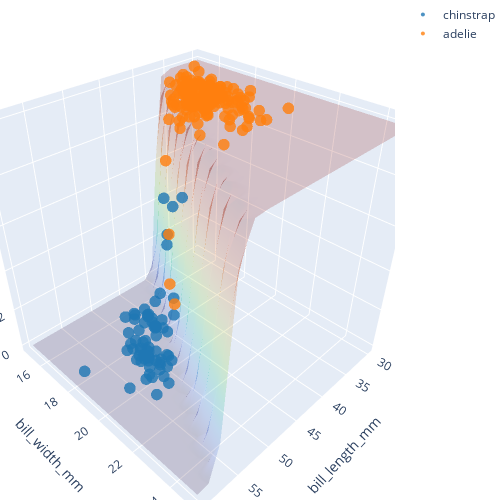

The notebook cell saved with this chart:
### Code cell
# 3d plot of the logistic regression
import plotly.graph_objects as go
fig = go.Figure(data=[go.Surface(z=Z,
                                 x=X_pl,
                                 y=y_pl,
                                 opacity=0.2,
                                 colorscale='Turbo',
                                 showscale=False),
                      go.Scatter3d(z=sig_curve(chinstrap_X),
                                   x=chinstrap_X[:,0],
                                   y=chinstrap_X[:,1],
                                   mode='markers',
                                   marker=dict(
                                       size=4,
                                       color=colors[0],
                                       opacity=0.8),
                                   name='chinstrap'
                                  ),
                      go.Scatter3d(z=sig_curve(adelie_X),
                                   x=adelie_X[:,0],
                                   y=adelie_X[:,1],
                                   mode='markers',
                                   marker=dict(
                                       size=4,
                                       color=colors[1],
                                       opacity=0.8),  
                                   name='adelie'
                      )])
fig.update_coloraxes(showscale=False)
fig.update_layout(autosize=False,
                  width=500,
                  height=500,
                  scene = dict(
                    xaxis_title='bill_length_mm',
                    yaxis_title='bill_width_mm'),
                    margin=dict(l=0, r=0, b=0, t=0)
                 )

### Figure 1 — Plotly figure (JSON) as saved in the notebook; plotly's stock layout.template omitted (floating-point values rounded to 4 significant figures; data arrays with more than 128 entries replaced by an {"elided": "..."} marker saying what was removed)
{"data": [{"colorscale": [[0, "#30123b"], [0.07143, "#4145ab"], [0.1429, "#4675ed"], [0.2143, "#39a2fc"], [0.2857, "#1bcfd4"], [0.3571, "#24eca6"], [0.4286, "#61fc6c"], [0.5, "#a4fc3b"], [0.5714, "#d1e834"], [0.6429, "#f3c63a"], [0.7143, "#fe9b2d"], [0.7857, "#f36315"], [0.8571, "#d93806"], [0.9286, "#b11901"], [1, "#7a0402"]], "opacity": 0.2, "showscale": false, "type": "surface", "x": {"elided": "20x20 float values"}, "y": [15, 15.53, 16.05, 16.58, 17.11, 17.63, 18.16, 18.68, 19.21, 19.74, 20.26, 20.79, 21.32, 21.84, 22.37, 22.89, 23.42, 23.95, 24.47, 25], "z": {"elided": "20x20 float values"}}, {"marker": {"color": "#1f77b4", "opacity": 0.8, "size": 4}, "mode": "markers", "name": "chinstrap", "type": "scatter3d", "x": [46.5, 50, 51.3, 45.4, 52.7, 45.2, 46.1, 51.3, 46, 51.3, 46.6, 51.7, 47, 52, 45.9, 50.5, 50.3, 58, 46.4, 49.2, 42.4, 48.5, 43.2, 50.6, 46.7, 52, 50.5, 49.5, 46.4, 52.8, 40.9, 54.2, 42.5, 51, 49.7, 47.5, 47.6, 52, 46.9, 53.5, 49, 46.2, 50.9, 45.5, 50.9, 50.8, 50.1, 49, 51.5, 49.8, 48.1, 51.4, 45.7, 50.7, 42.5, 52.2, 45.2, 49.3, 50.2, 45.6, 51.9, 46.8, 45.7, 55.8, 43.5, 49.6, 50.8, 50.2], "y": [17.9, 19.5, 19.2, 18.7, 19.8, 17.8, 18.2, 18.2, 18.9, 19.9, 17.8, 20.3, 17.3, 18.1, 17.1, 19.6, 20, 17.8, 18.6, 18.2, 17.3, 17.5, 16.6, 19.4, 17.9, 19, 18.4, 19, 17.8, 20, 16.6, 20.8, 16.7, 18.8, 18.6, 16.8, 18.3, 20.7, 16.6, 19.9, 19.5, 17.5, 19.1, 17, 17.9, 18.5, 17.9, 19.6, 18.7, 17.3, 16.4, 19, 17.3, 19.7, 17.3, 18.8, 16.6, 19.9, 18.8, 19.4, 19.5, 16.5, 17, 19.8, 18.1, 18.2, 19, 18.7], "z": [0.0008848, 0.0002325, 4.035e-06, 0.1937, 2.016e-06, 0.01029, 0.006995, 7.554e-08, 0.1245, 6.534e-05, 0.0004772, 0.000133, 2.709e-05, 1.088e-08, 0.0001376, 0.0001152, 0.0008775, 6.081e-15, 0.01756, 7.676e-06, 0.4028, 2.212e-06, 0.007112, 4.172e-05, 0.00057, 3.902e-07, 9.734e-07, 9.561e-05, 0.0007408, 3.584e-06, 0.5306, 3.968e-06, 0.0474, 1.59e-06, 1.254e-05, 1.233e-06, 0.0003862, 0.0003374, 2.085e-06, 5.16e-07, 0.002096, 0.0003489, 6.536e-06, 0.0002228, 5.523e-08, 7.487e-07, 3.212e-07, 0.003116, 3.555e-07, 5.713e-08, 6.709e-08, 1.461e-06, 0.0004732, 0.0001104, 0.3512, 1.134e-07, 8.783e-05, 0.0053, 9.248e-06, 0.7147, 3.554e-06, 1.745e-06, 0.0001435, 2.197e-09, 0.591, 3.183e-06, 5.472e-06, 6.213e-06]}, {"marker": {"color": "#ff7f0e", "opacity": 0.8, "size": 4}, "mode": "markers", "name": "adelie", "type": "scatter3d", "x": {"elided": "146 float values"}, "y": {"elided": "146 float values"}, "z": {"elided": "146 float values"}}], "layout": {"autosize": false, "coloraxis": {"showscale": false}, "height": 500, "margin": {"b": 0, "l": 0, "r": 0, "t": 0}, "scene": {"xaxis": {"title": {"text": "bill_length_mm"}}, "yaxis": {"title": {"text": "bill_width_mm"}}}, "width": 500}}
